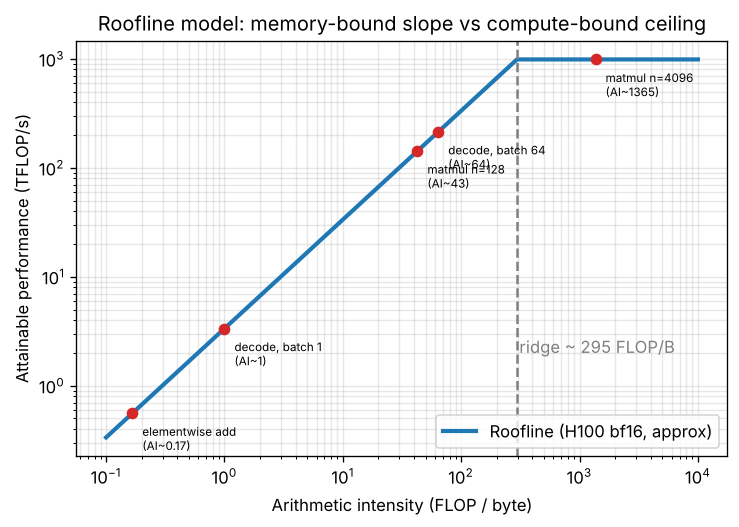

The script that saved this image:
import numpy as np
import matplotlib
matplotlib.use("Agg")
import matplotlib.pyplot as plt

np.random.seed(42)
peak = 989.0      # TFLOP/s, H100 SXM bf16 dense (approx)
bw = 3.35         # TB/s, HBM3 (approx)
ridge = peak / bw # FLOP/byte

ai = np.logspace(-1, 4, 400)
perf = np.minimum(peak, ai * bw)

fig, ax = plt.subplots(figsize=(7, 4.5))
ax.loglog(ai, perf, lw=2.5, color="#1f77b4", label="Roofline (H100 bf16, approx)")
ax.axvline(ridge, ls="--", color="gray")
ax.text(ridge * 1.05, 2, f"ridge ~ {ridge:.0f} FLOP/B", color="gray")

pts = {
    "elementwise add\n(AI~0.17)": 1 / 6,
    "decode, batch 1\n(AI~1)": 1.0,
    "decode, batch 64\n(AI~64)": 64.0,
    "matmul n=128\n(AI~43)": 128 / 3,
    "matmul n=4096\n(AI~1365)": 4096 / 3,
}
for name, x in pts.items():
    y = min(peak, x * bw)
    ax.plot(x, y, "o", color="#d62728")
    ax.annotate(name, (x, y), textcoords="offset points", xytext=(6, -22), fontsize=7)

ax.set_xlabel("Arithmetic intensity (FLOP / byte)")
ax.set_ylabel("Attainable performance (TFLOP/s)")
ax.set_title("Roofline model: memory-bound slope vs compute-bound ceiling")
ax.grid(True, which="both", alpha=0.3)
ax.legend(loc="lower right")
plt.savefig("graph_DAY_154.png", dpi=120, bbox_inches="tight")
